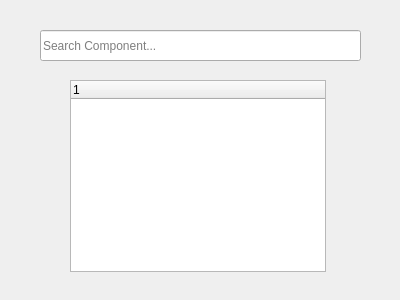
<?xml version="1.0" encoding="UTF-8"?>
<ui version="4.0">
 <class>NodeLibraryDialog</class>
 <widget class="QDialog" name="NodeLibraryDialog">
  <property name="geometry">
   <rect>
    <x>0</x>
    <y>0</y>
    <width>400</width>
    <height>300</height>
   </rect>
  </property>
  <property name="windowTitle">
   <string>Dialog</string>
  </property>
  <widget class="QLineEdit" name="lineEdit">
   <property name="geometry">
    <rect>
     <x>40</x>
     <y>30</y>
     <width>321</width>
     <height>31</height>
    </rect>
   </property>
   <property name="placeholderText">
    <string>Search Component...</string>
   </property>
  </widget>
  <widget class="QTreeWidget" name="componentTreeWidget">
   <property name="geometry">
    <rect>
     <x>70</x>
     <y>80</y>
     <width>256</width>
     <height>192</height>
    </rect>
   </property>
   <column>
    <property name="text">
     <string notr="true">1</string>
    </property>
   </column>
  </widget>
 </widget>
 <resources/>
 <connections/>
</ui>
